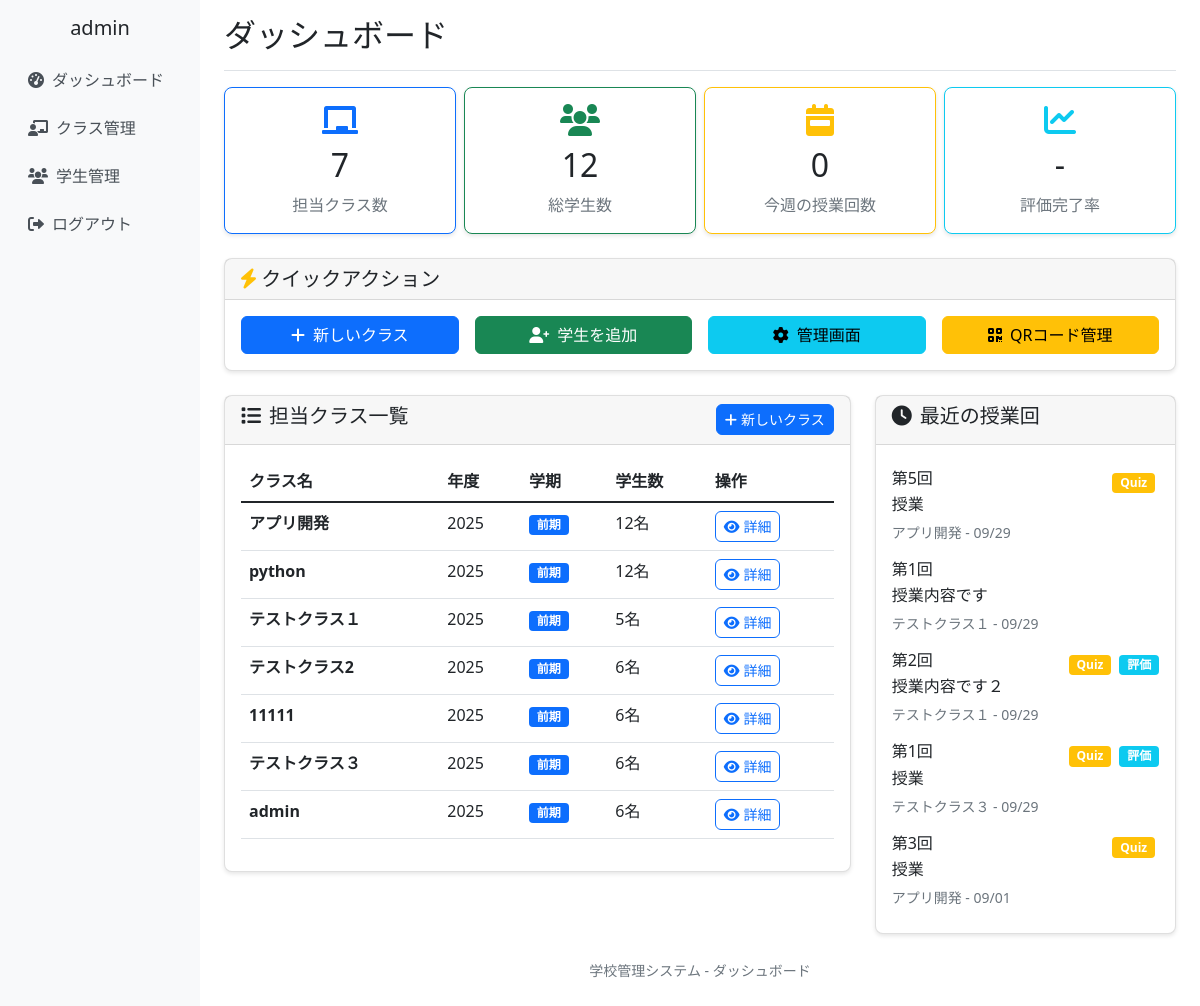
Before: /dashboard/ (signed in) with the older database file.
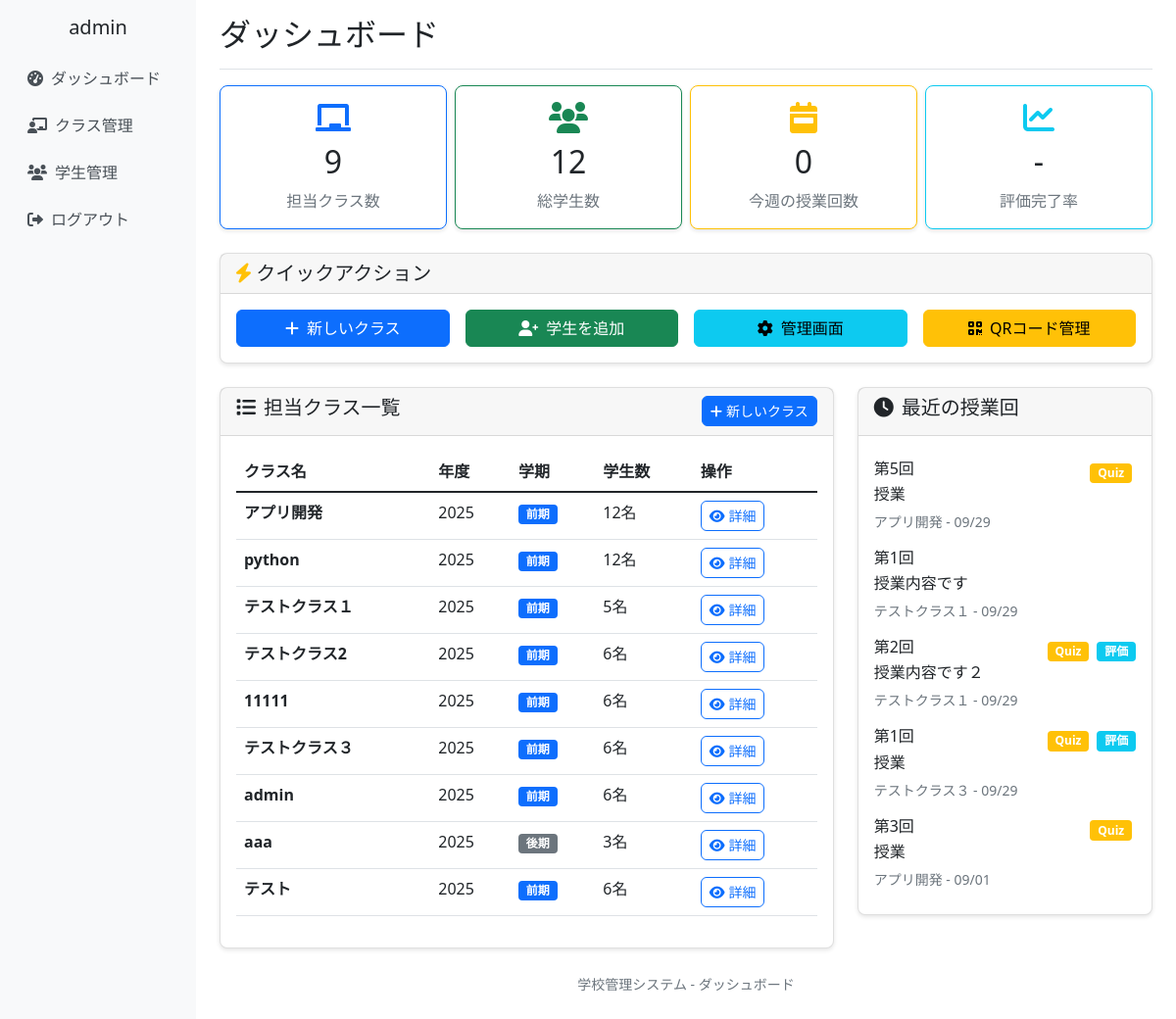
After: the same page with the newer database file.
### school_management/models.py (models this page shows, shortened)
class ClassRoom(models.Model):
    SEMESTER_CHOICES = [
        ('first', '前期'),
        ('second', '後期'),
    ]
    class_name = models.CharField(max_length=100, verbose_name='クラス名')
    year = models.IntegerField(verbose_name='年度')
    semester = models.CharField(max_length=10, choices=SEMESTER_CHOICES, verbose_name='学期')
    teachers = models.ManyToManyField(Teacher, verbose_name='担当教員', related_name='classrooms')
    students = models.ManyToManyField(Student, blank=True, verbose_name='学生')
    created_at = models.DateTimeField(auto_now_add=True)
    updated_at = models.DateTimeField(auto_now=True)
    class Meta:
        verbose_name = 'クラス'
        verbose_name_plural = 'クラス'

class LessonSession(models.Model):
    classroom = models.ForeignKey(ClassRoom, on_delete=models.CASCADE, verbose_name='クラス')
    session_number = models.IntegerField(verbose_name='回数')
    date = models.DateField(verbose_name='実施日')
    topic = models.CharField(max_length=200, blank=True, verbose_name='テーマ・内容')
    has_quiz = models.BooleanField(default=False, verbose_name='小テストあり')
    has_peer_evaluation = models.BooleanField(default=False, verbose_name='ピア評価あり')
    peer_evaluation_closed = models.BooleanField(default=False, verbose_name='ピア評価締切済み')
    created_at = models.DateTimeField(auto_now_add=True)
    updated_at = models.DateTimeField(auto_now=True)
    class Meta:
        verbose_name = '授業回'
        verbose_name_plural = '授業回'
        unique_together = ['classroom', 'session_number']

### school_management/views.py (the view)
# urls.py: path('dashboard/', views.dashboard_view, name='dashboard'),
@login_required
def dashboard_view(request):
    if request.user.is_teacher:
        return teacher_dashboard(request)
    elif request.user.is_student:
        return student_dashboard(request)
    else:
        return redirect('school_management:login')

### school_management/models.py (called while the page is built)
    @property
    def is_teacher(self):
        return self.role in ['teacher', 'admin']

### school_management/templates/school_management/dashboard.html (shortened to what the changed rows need)
{% extends 'school_management/base.html' %}
{% load static %}
{% block page_title %}ダッシュボード{% endblock %}
{% block content %}
<div class="row mb-4 g-2">
    <div class="col-md-3">
        <div class="card stats-card text-center border-primary">
            <div class="card-body">
                <div class="card-icon text-primary mb-2">
                    <i class="fas fa-chalkboard fa-2x"></i>
                </div>
                <h2 class="card-title">{{ total_classes }}</h2>
                <p class="card-text text-muted">担当クラス数</p>
            </div>
        </div>
    </div>
    <div class="col-md-3">
        <div class="card stats-card text-center border-success">
            <div class="card-body">
                <h2 class="card-title">{{ total_students }}</h2>
            </div>
        </div>
    </div>
    <div class="col-md-3">
        <div class="card stats-card text-center border-warning">
            <div class="card-body">
                <h2 class="card-title">{{ this_week_sessions }}</h2>
            </div>
        </div>
    </div>
    <div class="col-md-3">
        <div class="card stats-card text-center border-info">
            <div class="card-body">
                <h2 class="card-title">-</h2>
            </div>
        </div>
    </div>
</div>
<div class="row">
    <div class="col-md-8 mt-4">
        <div class="card">
            <div class="card-body">
                {% if classes %}
                    <div class="table-responsive">
                        <table class="table table-hover">
                            <thead>
                                <tr>
                                    <th>クラス名</th>
                                    <th>年度</th>
                                    <th>学期</th>
                                    <th>学生数</th>
                                    <th>操作</th>
                                </tr>
                            </thead>
                            <tbody>
                                {% for classroom in classes %}
                                <tr>
                                    <td>
                                        <strong>{{ classroom.class_name }}</strong>
                                    </td>
                                    <td>{{ classroom.year }}</td>
                                    <td>
                                        <span class="badge bg-{% if classroom.semester == 'first' %}primary{% else %}secondary{% endif %}">
                                            {{ classroom.get_semester_display }}
                                        </span>
                                    </td>
                                    <td>{{ classroom.students.count }}名</td>
                                    <td>
                                        <a href="{% url 'school_management:class_detail' classroom.id %}"
                                           class="btn btn-outline-primary btn-sm">
                                            <i class="fas fa-eye me-1"></i>詳細
                                        </a>
                                    </td>
                                </tr>
                                {% endfor %}
                            </tbody>
                        </table>
                    </div>
                {% endif %}
            </div>
        </div>
    </div>
    <div class="col-md-4 mt-4">
        <div class="card">
            <div class="card-body">
                {% if recent_sessions %}
                    <div class="list-group list-group-flush">
                        {% for session in recent_sessions %}
                        <div class="list-group-item border-0 px-0">
                            <div class="d-flex justify-content-between align-items-start">
                                <div class="flex-grow-1">
                                    <h6 class="mb-1">第{{ session.session_number }}回</h6>
                                    <p class="mb-1 text-truncate">{{ session.topic|default:"授業" }}</p>
                                    <small class="text-muted">{{ session.classroom.class_name }} - {{ session.date|date:"m/d" }}</small>
                                </div>
                                <div class="flex-shrink-0">
                                    {% if session.has_quiz %}
                                        <span class="badge bg-warning me-1" title="小テストあり">Quiz</span>
                                    {% endif %}
                                    {% if session.has_peer_evaluation %}
                                        <span class="badge bg-info" title="ピア評価あり">評価</span>
                                    {% endif %}
                                </div>
                            </div>
                        </div>
                        {% endfor %}
                    </div>
                {% else %}
                    <div class="text-center py-4">
                        <i class="fas fa-calendar-alt fa-3x text-muted mb-3"></i>
                        <p class="text-muted">まだ授業回がありません。</p>
                        <small class="text-muted">クラス詳細から授業回を作成してください。</small>
                    </div>
                {% endif %}
            </div>
        </div>
    </div>
</div>
{% endblock %}

Changed rows visible on the page:
added ClassRoom: class_name "aaa", year "2025", semester "後期", students.count "3"
added ClassRoom: class_name "テスト", year "2025", semester "前期", students.count "6"
Other visible differences:
{{ total_classes }}: "7" → "9"
